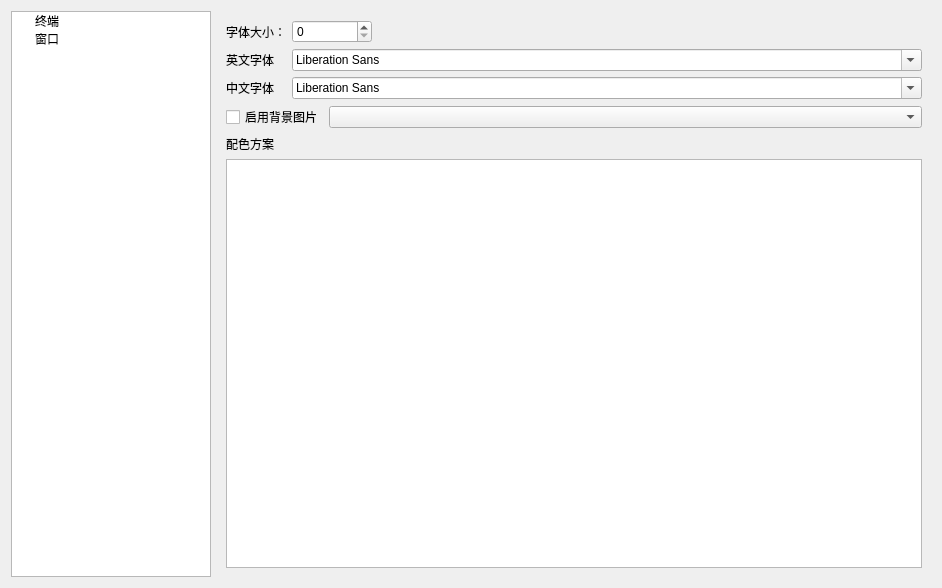
<?xml version="1.0" encoding="UTF-8"?>
<ui version="4.0">
 <class>Dialog</class>
 <widget class="QDialog" name="Dialog">
  <property name="geometry">
   <rect>
    <x>0</x>
    <y>0</y>
    <width>942</width>
    <height>588</height>
   </rect>
  </property>
  <property name="windowTitle">
   <string>Dialog</string>
  </property>
  <layout class="QHBoxLayout" name="horizontalLayout">
   <item>
    <widget class="QTreeWidget" name="treeWidget">
     <property name="sizePolicy">
      <sizepolicy hsizetype="Preferred" vsizetype="Expanding">
       <horstretch>0</horstretch>
       <verstretch>0</verstretch>
      </sizepolicy>
     </property>
     <property name="maximumSize">
      <size>
       <width>200</width>
       <height>16777215</height>
      </size>
     </property>
     <property name="headerHidden">
      <bool>true</bool>
     </property>
     <column>
      <property name="text">
       <string>新建列</string>
      </property>
     </column>
     <item>
      <property name="text">
       <string>终端</string>
      </property>
     </item>
     <item>
      <property name="text">
       <string>窗口</string>
      </property>
     </item>
    </widget>
   </item>
   <item>
    <widget class="QStackedWidget" name="stackedWidget">
     <property name="currentIndex">
      <number>0</number>
     </property>
     <widget class="QWidget" name="page">
      <layout class="QGridLayout" name="gridLayout">
       <item row="1" column="1">
        <layout class="QFormLayout" name="formLayout">
         <item row="0" column="0">
          <widget class="QLabel" name="label">
           <property name="text">
            <string>字体大小：</string>
           </property>
          </widget>
         </item>
         <item row="0" column="1">
          <widget class="QSpinBox" name="spinBox">
           <property name="maximumSize">
            <size>
             <width>80</width>
             <height>16777215</height>
            </size>
           </property>
          </widget>
         </item>
         <item row="1" column="1">
          <widget class="QFontComboBox" name="fontComboBox"/>
         </item>
         <item row="1" column="0">
          <widget class="QLabel" name="label_2">
           <property name="text">
            <string>英文字体</string>
           </property>
          </widget>
         </item>
         <item row="2" column="0">
          <widget class="QLabel" name="label_3">
           <property name="text">
            <string>中文字体</string>
           </property>
          </widget>
         </item>
         <item row="2" column="1">
          <widget class="QFontComboBox" name="fontComboBox_2"/>
         </item>
        </layout>
       </item>
       <item row="4" column="1">
        <widget class="QLabel" name="label_4">
         <property name="text">
          <string>配色方案</string>
         </property>
         <property name="buddy">
          <cstring>label_4</cstring>
         </property>
        </widget>
       </item>
       <item row="3" column="1">
        <layout class="QHBoxLayout" name="horizontalLayout_2" stretch="0,1">
         <item>
          <widget class="QCheckBox" name="checkBox">
           <property name="text">
            <string>启用背景图片</string>
           </property>
          </widget>
         </item>
         <item>
          <widget class="QComboBox" name="comboBox"/>
         </item>
        </layout>
       </item>
       <item row="5" column="1">
        <widget class="QListWidget" name="listWidget">
         <property name="sizePolicy">
          <sizepolicy hsizetype="Expanding" vsizetype="Expanding">
           <horstretch>0</horstretch>
           <verstretch>0</verstretch>
          </sizepolicy>
         </property>
        </widget>
       </item>
      </layout>
     </widget>
     <widget class="QWidget" name="page_2"/>
    </widget>
   </item>
  </layout>
 </widget>
 <tabstops>
  <tabstop>treeWidget</tabstop>
  <tabstop>spinBox</tabstop>
  <tabstop>fontComboBox</tabstop>
  <tabstop>fontComboBox_2</tabstop>
 </tabstops>
 <resources/>
 <connections/>
</ui>
